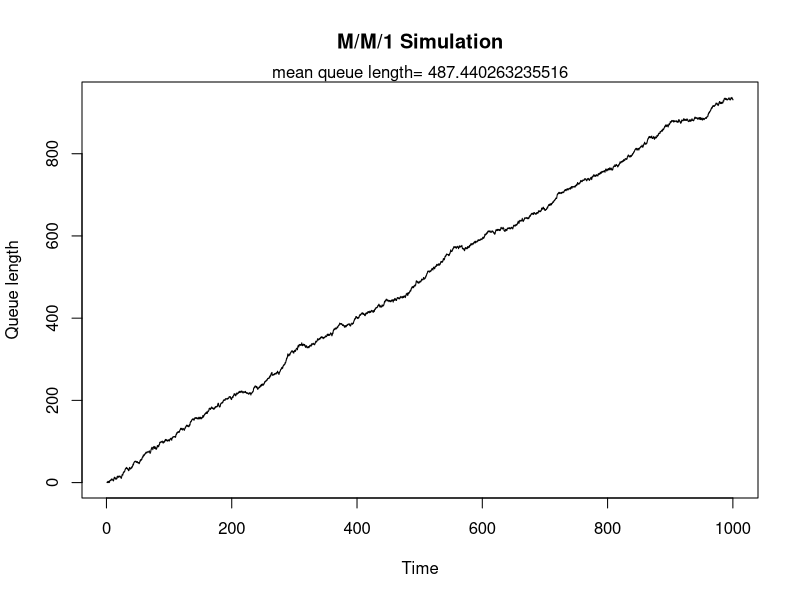

Recreate this plot in R.
lambda = 3 #setting avg arrival rate
mu = 2 #setting avg service rate of 1 input

time = 1000 # setting max time
t = 0 # set variable to 0 

Q_hist = 0 # set variable to 0 
s = 0 # set variable to 0 

T1 = rexp(1,rate=lambda) #taking a random exp sample of size 1
#and rate =2
Q = 1
event_times = T1
t = T1
num_event = 1

while (t<time) { #settings a max length of the simulation
  num_event = num_event+1 #adds 1 to the events # each time. to keep track of every event.
  if(Q>0) { #if the q isnt empty
    # we checked to make sure queue was not empty
    T1 = rexp(1,rate=lambda+mu) #generate time until the next event (mu+lambda)
    p = runif(1,0,1) #generate random p between 0 and 1 
    Q_hist[num_event] = Q #The Q = the length of the q for the event. so Q_hist = length of line
    Q = ifelse(p<lambda/(lambda+mu),Q+1,Q-1) 
    #add 1 to q if p<lamba/lamba+mu
    #subtracts 1 to q if p>=lamba/lamba+mu
  } else {
    # here, the queue was empty, so only arrivals are possible
    T1 = rexp(1,rate=lambda) #time of event is just when first person arrives
    Q_hist[num_event] = Q #The Q = the length of the q for the event.
    Q = 1 #first person arrives and q = 1 
  }
  t = t+T1 # summing the time until next event together
  event_times[num_event] = T1 #create list time until next event for each event
  s = s+T1*Q_hist[num_event] #s would be the cumulative Q length
}

plot(cumsum(event_times),Q_hist,type="s", xlab="Time",ylab="Queue length",
     main="M/M/1 Simulation") # create plot using the event times
mtext(paste("mean queue length=",s/t))

#Question 2
#ex 3 Proportion that Q =0
sum(event_times[which(Q_hist==0)])/t

# ex 4 Proportion that Q =1
sum(event_times[which(Q_hist==1)])/t

#ex 6 Average Q length 
s/t
